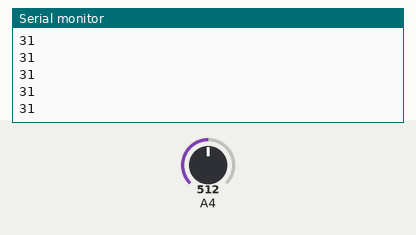
The sketch below on a simulated Arduino Uno, built with avr-gcc and run on an emulated ATmega328P. Parts: the last lines printed to the serial monitor. The inputs (shaded band) are chosen by the test bench; at power-on: A4 = 512.

Above: at 1.2 s.
1.3 s: A4 set to 716
At 1.9 s:
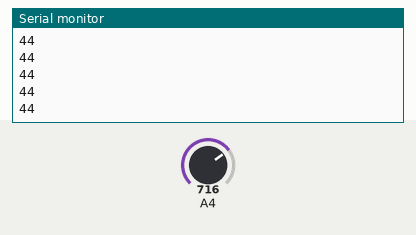
2.8 s: A4 set to 900
At 3.4 s:
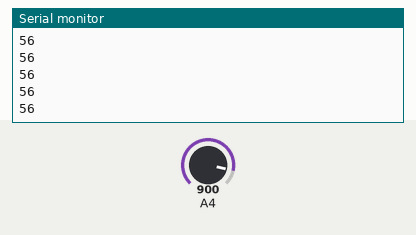
Timing chart, 0 to 5.8 s (numbered marks = the images above; inputs shaded):
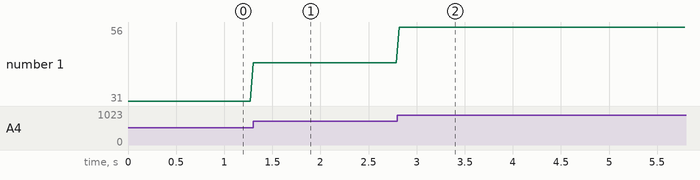

Measured:
- after the input at 1.3 s, the serial monitor: prints a new line at once (image 1)
- after the input at 2.8 s, the serial monitor: prints a new line at once (image 2)
- plotted number 1: 31 → 44 after the input at 1.3 s, 44 → 56 after the input at 2.8 s

The sketch:

pro245.ino
```cpp
#define buzzer_gpio  15
float floatMap(float x,float in_min,float in_max,float out_min,float out_max){
  return (x-in_min)*(out_max-out_min)/(in_max-in_min)+out_min;
}
void setup() {
  // put your setup code here, to run once:
  Serial.begin(9600);

}

void loop() {
  // put your main code here, to run repeatedly:
int analogValue = analogRead(4);
int brightness = map(analogValue,0,4095,0,255);
if(brightness>200){
  Serial.println("decrease");
  digitalWrite(buzzer_gpio,HIGH);
  delay(100);
}

digitalWrite(buzzer_gpio,LOW);
Serial.println(brightness);
delay(30);
}
```
